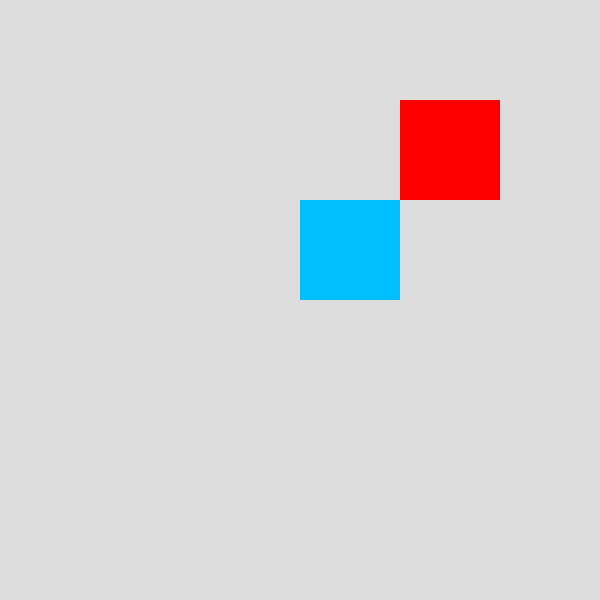
Frame 1 (no input)
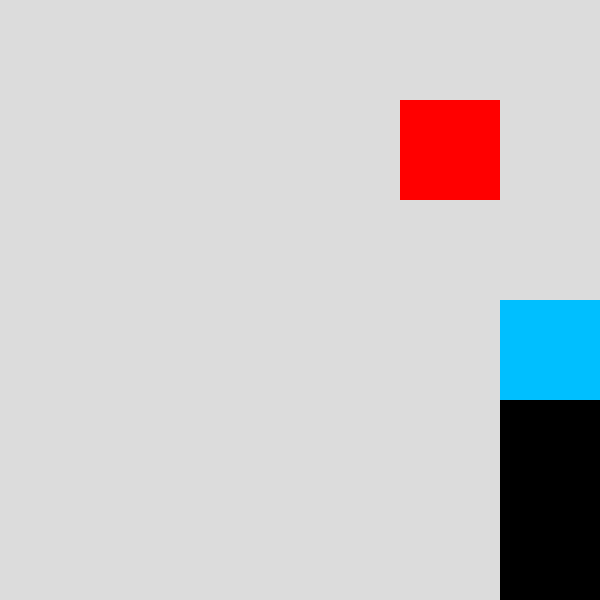
Frame 60 (no input)
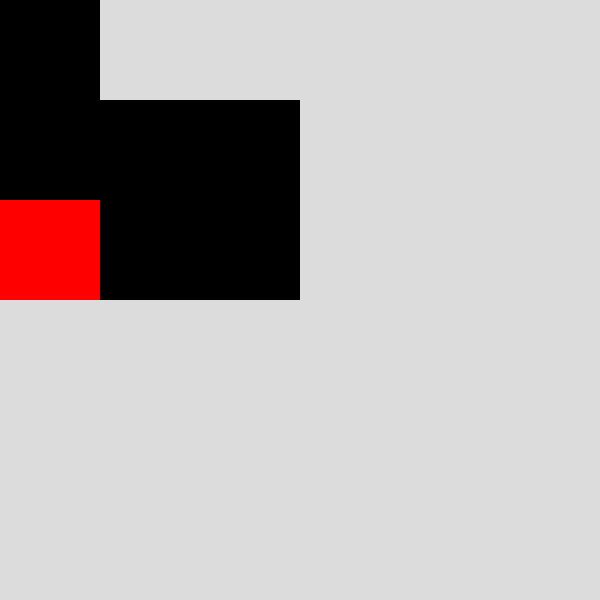
Frame 120 (the mouse pressed at the canvas centre since frame 60)

The p5.js sketch that drew these frames (run headless with seeded random() and noise() and a simulated clock; from frame 60 on, the mouse is pressed at the canvas centre):

// p5.js sketch
// ── sketch.js

let snake;
let scaleBy = 100;
let apple;
let w;
let h;

function setup() {
  w = 6; 
  h = 6;
  createCanvas(scaleBy * w, scaleBy * h);
  frameRate(20);
  snake = new Snake();
  ai = new AI(snake);
  ai.calculatePath();
  newApple();
}


function newApple() {
    let x = floor(random(w));
    let y = floor(random(h));
    apple = createVector(x, y);
}

function draw() {
  background(220);
  if (snake.eat(apple)) {
    if (snake.body.length + 1 == w * h) {
      ai.makeMove();
      snake.update();
      snake.show();
      noLoop();
      return;
    }
    newApple();
  }
  ai.makeMove();
  snake.update();
  snake.show();

  if (snake.endGame()) {
    noLoop();
  }

  noStroke();
  fill(255, 0, 0);
  rect(apple.x * scaleBy, apple.y * scaleBy, scaleBy, scaleBy);
}

// ── ai.js
class AI {
  constructor(snake) {
    this.snake = snake;
    this.step = 0;
    this.path = [];
  }

  findHamiltonianCycle(startX, startY, endX, endY) {
    //dfs
    const paths = [];
    const stack = [[startX, startY, [], new Set([[startX, startY].toString()])]];
    const directions = [[0, 1], [1, 0], [-1, 0], [0, -1]];
    const targetLength = w * h - 1;  // Using global w and h

    while (stack.length > 0) {
        const [x, y, currentPath, visited] = stack.pop();
        
        if (x === endX && y === endY) {
            paths.push(currentPath);
            if (currentPath.length === targetLength) {
                return [currentPath];  // Found a complete Hamiltonian cycle
            }
            continue;
        }

        for (const [dx, dy] of directions) {
            const newX = x + dx;
            const newY = y + dy;
            const coordKey = [newX, newY].toString();
            
            if (newY >= 0 && newY < h && 
                newX >= 0 && newX < w && 
                !visited.has(coordKey)) {
                
                const newVisited = new Set(visited);
                newVisited.add(coordKey);
                const newPath = [...currentPath, [dx, dy]];
                stack.push([newX, newY, newPath, newVisited]);
            }
        }
    }

    if (paths.length > 0) {
        const longestLength = Math.max(...paths.map(path => path.length));
        return paths.filter(path => path.length === longestLength);
    }
    return paths;
}


  calculatePath() {
    let paths = this.findHamiltonianCycle(this.snake.body[0].x, this.snake.body[0].y, this.snake.body[0].x -1, this.snake.body[0].y);
    this.path = paths[0];
    this.path = [...this.path, [1, 0]];
  }


  // Execute the next move in the path
  makeMove() {
    if (this.path) {
      this.snake.setDir(this.path[this.step % (this.path.length)][0], this.path[this.step % (this.path.length)][1] );
      this.step++;
    } else {
      console.warn("Path step exceeded or no valid path set.");
    }
  }
}

// ── snake.js
class Snake {
  constructor() {
    this.body = [];
    this.body[0] = createVector(floor(w / 2), floor(h / 2));
    this.dirX = 0;
    this.dirY = 0;
    this.growing = false;
  }

  setDir(x, y) {
    this.dirX = x;
    this.dirY = y;
  }

  update() {
    let head = this.body[this.body.length - 1].copy();
    head.x += this.dirX;
    head.y += this.dirY;

    if (!this.growing) {
      this.body.shift();
    } else {
      this.growing = false;
    }

    this.body.push(head);
  }

  grow() {
    this.growing = true;
    this.len++;
  }

  endGame() {
    let x = this.body[this.body.length - 1].x;
    let y = this.body[this.body.length - 1].y;

    if (x > w - 1 || x < 0 || y > h - 1 || y < 0) {
      return true;
    }

    for (let i = 0; i < this.body.length - 1; i++) {
      let part = this.body[i];
      if (part.x === x && part.y === y) {
        return true;
      }
    }

    return false;
  }

  eat(pos) {
    let x = this.body[this.body.length - 1].x;
    let y = this.body[this.body.length - 1].y;

    if (x === pos.x && y === pos.y) {
      this.grow();
      return true;
    }
    return false;
  }

  show() {
    let fade = false;
    let a = 255 / (this.body.length - 1);
    for (let i = 0; i < this.body.length - 1; i++) {
      if(fade){
          fill(0, 0, 0, (i + 1) * a);
      }
      else{
        fill(0);
      }
      noStroke();
      rect(
        this.body[i].x * scaleBy,
        this.body[i].y * scaleBy,
        scaleBy,
        scaleBy
      );
    }
    fill(0, 191, 255);
    noStroke();
    rect(
      this.body[this.body.length - 1].x * scaleBy,
      this.body[this.body.length - 1].y * scaleBy,
      scaleBy,
      scaleBy
    );
  }

  print() {
    let output = `Length: ${this.len} | Body: `;
    for (let i = 0; i < this.body.length; i++) {
      output += `(${this.body[i].x},${this.body[i].y})`;
      if (i < this.body.length - 1) {
        output += " -> ";
      }
    }
    console.log(output);
  }
}

// ── style.css
body {
  font-family: 'Work Sans', sans-serif;
  font-weight: 900;
  min-height: 10vh;
  margin: 0;
  padding: 0;
}


#canvas-container {
  display: block;
  margin-left: auto;
  margin-right: auto;
  margin-top: 5px;
  display: flex;
  justify-content: center;
  align-items: center;
}

canvas {
  display: block;
  border: 3px solid green;
  margin: 0;
  display: flex;
}


p {
  font-size: 2em;
  text-transform: uppercase;
  text-align: center;
}
